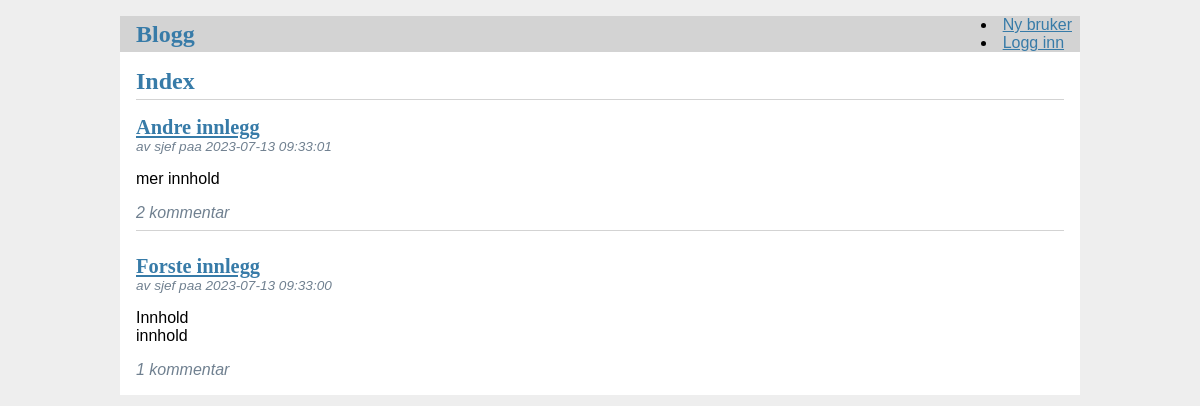
Before: / with the older database file.
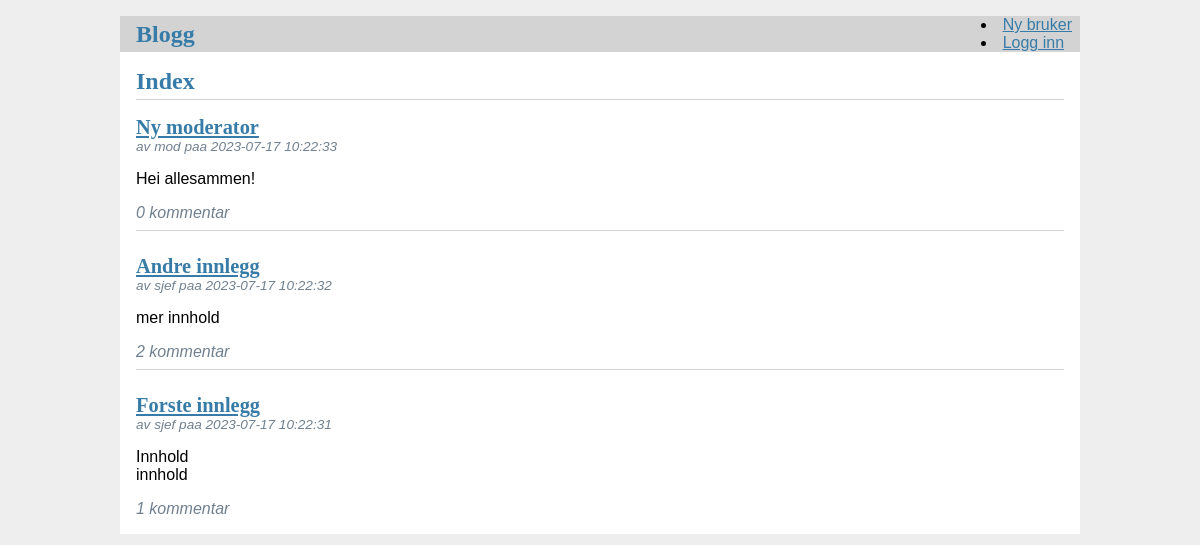
After: the same page with the newer database file.
### tables this page shows
CREATE TABLE innlegg (
	id INTEGER PRIMARY KEY AUTOINCREMENT,
	tittel VARCHAR(20) NOT NULL,
	innhold VARCHAR(512),
	dato_postet TIMESTAMP NOT NULL DEFAULT CURRENT_TIMESTAMP,
	bruker_id INT NOT NULL,
	FOREIGN KEY (bruker_id) REFERENCES brukere(id)

);

### blogg/blog.py (the view)
@bp.route("/")
def index():
    return render_template("blog/index.html",posts = get_all_posts())

### backend/blog.py (called while the page is built)
def get_all_posts():
    posts = get_db().execute("SELECT i.id,tittel,i.innhold,i.dato_postet,brukernavn,i.bruker_id, "
                             "COUNT(k.id) AS ant_kommentar "
                       "FROM innlegg i JOIN brukere b ON i.bruker_id = b.id "
                       "LEFT JOIN kommentar k on k.innlegg_id = i.id "
                       "GROUP BY i.id "
                       "ORDER BY i.dato_postet DESC "
                       ).fetchall()
    return posts

### backend/db.py (called while the page is built)
def get_db():
	database = sqlite3.connect(path+"\\instance\\database.sqlite")
	database.row_factory = sqlite3.Row
	return database

### blogg/auth.py (called while the page is built)
@bp.before_app_request
def load_logged_in_user():
	user_id = session.get("user_id")
	if user_id is None:
		g.user = None
	else:
		g.user = get_user(user_id)
		if g.user == None:
			return abort(403)

### blogg/templates/blog/index.html (shortened to what this page needs)
{% extends "base.html" %}
{% block header %}
	<h1>Index</h1>
{% endblock %}
{% block content %}
	{% for post in posts %}
		<article class="post">
			<header>
				<div>
					<h1><a href="{{url_for('blog.show_post',id=post['id'])}}">{{post["tittel"]}}</a></h1>
					<div class="about">av {{post["brukernavn"]}} paa {{post["dato_postet"]}}</div>
				</div>
			</header>
			<p class="body">{{post["innhold"]}}</p>
			<div class="about">{{post["ant_kommentar"]}} kommentar</div>
		</article>
		{% if not loop.last %}<hr>{% endif %}
	{% endfor %}
{% endblock %}

### blogg/templates/base.html (shortened to what this page needs)
<!doctype html>
<link rel="stylesheet" href="{{ url_for('static', filename='style.css') }}">
<nav>
	<h1>
		<a href="{{url_for('index')}}">Blogg</a>
	</h1>
	<u1>
		{% if g.user %}
			<li><span>{{g.user["brukernavn"]}}</span></li>
			<li><a href="{{url_for('auth.logout')}}">Logg ut</a></li>
			{% if g.user["er_admin"] == 1 %}
				<li><a href="{{url_for('auth.administrator')}}">Admin</a></li>
			{% endif %}
		{% else %}
			<li><a href="{{url_for('auth.register')}}">Ny bruker</a></li>
			<li><a href="{{url_for('auth.login')}}">Logg inn</a></li>
		{% endif %}
	</u1>
</nav>
<section class="content">
	<header>
		{% block header %}{% endblock %}
	</header>
	{% block content %}{% endblock %}
</section>

### blogg/static/style.css (style rules this page uses)
h1 { font-family: serif; color: #377ba8; margin: 1rem 0; }
a { color: #377ba8; }
hr { border: none; border-top: 1px solid lightgray; }
nav { background: lightgray; display: flex; align-items: center; padding: 0 0.5rem; }
nav h1 { flex: auto; margin: 0; }
nav h1 a { text-decoration: none; padding: 0.25rem 0.5rem; }
.content { padding: 0 1rem 1rem; }
.content > header { border-bottom: 1px solid lightgray; display: flex; align-items: flex-end; }
.content > header h1 { flex: auto; margin: 1rem 0 0.25rem 0; }
.post > header { display: flex; align-items: flex-end; font-size: 0.85em; }
.post > header > div:first-of-type { flex: auto; }
.post > header h1 { font-size: 1.5em; margin-bottom: 0; }
.post .about { color: slategray; font-style: italic; }
.post .body { white-space: pre-line; }
.content:last-child { margin-bottom: 0; }

Changed rows visible on the page:
added innlegg: tittel "Ny moderator", brukernavn "mod", dato_postet "2023-07-17 10:22:33", innhold "Hei allesammen!", ant_kommentar "0"
changed innlegg "Andre innlegg": dato_postet "2023-07-13 09:33:01" → "2023-07-17 10:22:32"
changed innlegg "Forste innlegg": dato_postet "2023-07-13 09:33:00" → "2023-07-17 10:22:31"
